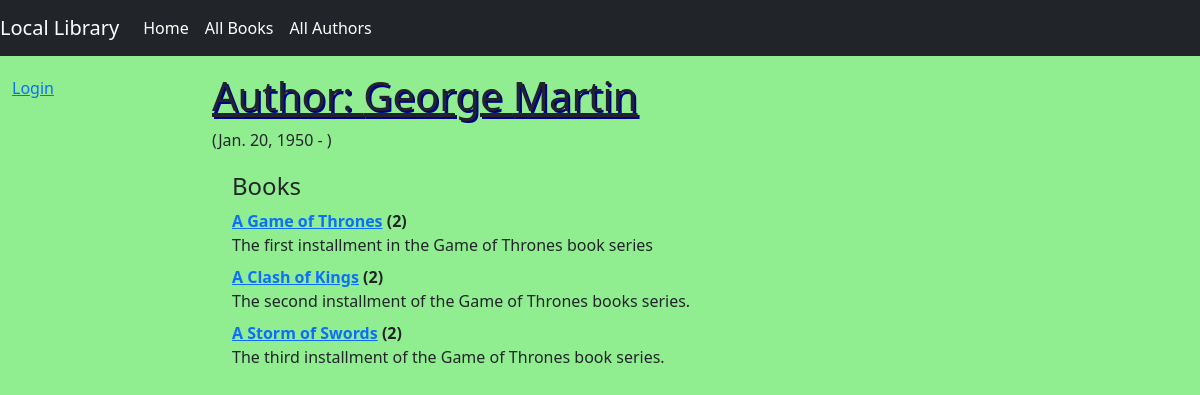
The app's page /catalog/author/1 with its own data.
### catalog/models.py (models this page shows, shortened)
class Author(models.Model):
    first_name = models.CharField(max_length=100)
    last_name = models.CharField(max_length=100)
    date_of_birth = models.DateField(null=True, blank=True)
    date_of_death = models.DateField('died', null=True, blank=True)
    class Meta:
        ordering = ['last_name', 'first_name']

class Book(models.Model):
    title = models.CharField(max_length=200)
    author = models.ForeignKey('Author', on_delete=models.RESTRICT, null=True)
    summary = models.TextField(
        max_length=1000, help_text="Enter a brief description of the book")
    isbn = models.CharField('ISBN', max_length=13,
                            unique=True,
                            help_text='13 Character <a href="https://www.isbn-international.org/content/what-isbn'
                                      '">ISBN number</a>')
    genre = models.ManyToManyField(
        Genre, help_text="Select a genre for this book")
    def __str__(self):
        return self.title
    def display_genre(self):
        """Create a string for the Genre. This is required to display genre in Admin."""
        return ', '.join(genre.name for genre in self.genre.all()[:3])
    display_genre.short_description = 'Genre'

### catalog/views.py (the view)
# urls.py: path('author/<int:pk>', views.AuthorDetailView.as_view(), name='author-detail'),
class AuthorDetailView(generic.DetailView):
    model = Author

### catalog/templates/catalog/author_detail.html (shortened to what this page needs)
{% extends "base_generic.html" %}
{% block content %}
  <h1>Author: {{ author.first_name }} {{author.last_name}}</h1>
  <p>({{author.date_of_birth}} -
    {% if author.date_of_death is null %}
        )
    {% else %}
        {{ author.date_of_death }})
    {% endif %}
</p>
  <div style="margin-left:20px;margin-top:20px">
    <h4>Books</h4>
    <dl>
        {% for book in author.book_set.all %}
          <dt><a href="{% url 'book-detail' book.pk %}">{{book}}</a> ({{book.bookinstance_set.all.count}})</dt>
          <dd>{{book.summary}}</dd>
          {% empty %}
          <p>This author has no books.</p>
        {% endfor %}
        </dl>
        </div>
{% endblock %}
{% block sidebar %}
  {{ block.super }}
{% endblock %}

### catalog/static/css/styles.css (style rules this page uses)
body { background-color: lightgreen; }
h1 { text-shadow: 2px 2px darkblue; text-decoration: underline; }

### records on screen
Author: first_name "George", last_name "Martin", date_of_birth "Jan. 20, 1950"
Book: title "A Game of Thrones", bookinstance_set.all.count "2", summary "The first installment in the Game of Thrones book series"
Book: title "A Clash of Kings", bookinstance_set.all.count "2", summary "The second installment of the Game of Thrones books series."
Book: title "A Storm of Swords", bookinstance_set.all.count "2", summary "The third installment of the Game of Thrones book series."
